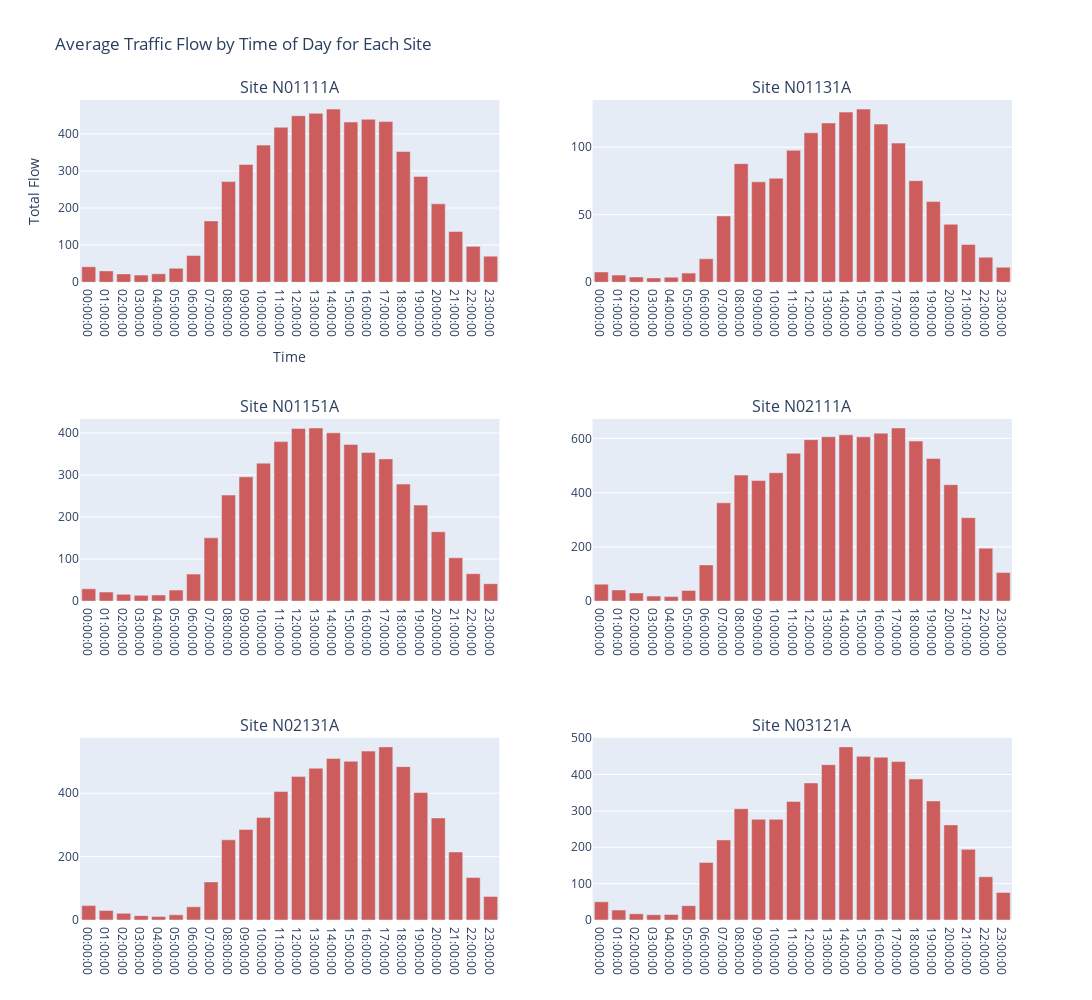

Notebook cell for this chart:
### Code cell
import plotly.graph_objects as go
from plotly.subplots import make_subplots

# Get unique sites
sites = hourly_flow_by_site['site'].unique()

# Create a subplot with 2 plots per row
fig = make_subplots(rows=(len(sites) + 1) // 2, cols=2, 
                    subplot_titles=[f'Site {site}' for site in sites])

# Loop through each site and add to the subplot
for i, site in enumerate(sites):
    site_data = hourly_flow_by_site[hourly_flow_by_site['site'] == site]  # Filter data for each site
    
    row = i // 2 + 1  # Calculate row index (1-based)
    col = i % 2 + 1   # Calculate column index (1-based)
    
    # Add the bar chart to the subplot
    fig.add_trace(go.Bar(x=site_data['time'].astype(str), 
                         y=site_data['flow'],
                         marker_color='indianred',
                         showlegend=False),
                  row=row, col=col)

# Update the layout
fig.update_layout(height=1000, width=1500, 
                  title_text="Average Traffic Flow by Time of Day for Each Site",
                  xaxis_title="Time", yaxis_title="Total Flow")

# Show the figure
fig.show()

### Figure 1 — Plotly figure (JSON) as saved in the notebook; plotly's stock layout.template omitted (floating-point values rounded to 4 significant figures)
{"data": [{"marker": {"color": "indianred"}, "showlegend": false, "type": "bar", "x": ["00:00:00", "01:00:00", "02:00:00", "03:00:00", "04:00:00", "05:00:00", "06:00:00", "07:00:00", "08:00:00", "09:00:00", "10:00:00", "11:00:00", "12:00:00", "13:00:00", "14:00:00", "15:00:00", "16:00:00", "17:00:00", "18:00:00", "19:00:00", "20:00:00", "21:00:00", "22:00:00", "23:00:00"], "xaxis": "x", "y": [41.61, 30.53, 22.37, 19.22, 22.82, 37.59, 71.87, 165.2, 271.3, 317.3, 369.5, 417.6, 448.7, 455.1, 466.5, 431.8, 439.1, 433.0, 352.4, 285.0, 211.3, 136.9, 96.64, 70.27], "yaxis": "y"}, {"marker": {"color": "indianred"}, "showlegend": false, "type": "bar", "x": ["00:00:00", "01:00:00", "02:00:00", "03:00:00", "04:00:00", "05:00:00", "06:00:00", "07:00:00", "08:00:00", "09:00:00", "10:00:00", "11:00:00", "12:00:00", "13:00:00", "14:00:00", "15:00:00", "16:00:00", "17:00:00", "18:00:00", "19:00:00", "20:00:00", "21:00:00", "22:00:00", "23:00:00"], "xaxis": "x2", "y": [7.583, 5.286, 3.9, 3.212, 3.731, 6.752, 17.34, 49.09, 87.77, 74.32, 76.99, 97.67, 110.6, 117.9, 125.9, 128.2, 117.1, 103.0, 75.19, 59.69, 42.91, 27.95, 18.54, 11.11], "yaxis": "y2"}, {"marker": {"color": "indianred"}, "showlegend": false, "type": "bar", "x": ["00:00:00", "01:00:00", "02:00:00", "03:00:00", "04:00:00", "05:00:00", "06:00:00", "07:00:00", "08:00:00", "09:00:00", "10:00:00", "11:00:00", "12:00:00", "13:00:00", "14:00:00", "15:00:00", "16:00:00", "17:00:00", "18:00:00", "19:00:00", "20:00:00", "21:00:00", "22:00:00", "23:00:00"], "xaxis": "x3", "y": [29.24, 21.53, 16.03, 13.66, 14.53, 26.33, 64.22, 150.4, 252.2, 295.5, 328.1, 379.2, 410.6, 411.6, 400.0, 372.6, 353.2, 338.1, 278.3, 228.3, 165.0, 103.0, 65.27, 41.42], "yaxis": "y3"}, {"marker": {"color": "indianred"}, "showlegend": false, "type": "bar", "x": ["00:00:00", "01:00:00", "02:00:00", "03:00:00", "04:00:00", "05:00:00", "06:00:00", "07:00:00", "08:00:00", "09:00:00", "10:00:00", "11:00:00", "12:00:00", "13:00:00", "14:00:00", "15:00:00", "16:00:00", "17:00:00", "18:00:00", "19:00:00", "20:00:00", "21:00:00", "22:00:00", "23:00:00"], "xaxis": "x4", "y": [62.54, 41.14, 30.25, 18.57, 16.69, 39.5, 133.4, 362.3, 464.7, 444.6, 473.2, 545.1, 595.2, 606.0, 613.3, 605.5, 619.0, 638.1, 589.9, 525.5, 429.2, 307.6, 195.2, 105.2], "yaxis": "y4"}, {"marker": {"color": "indianred"}, "showlegend": false, "type": "bar", "x": ["00:00:00", "01:00:00", "02:00:00", "03:00:00", "04:00:00", "05:00:00", "06:00:00", "07:00:00", "08:00:00", "09:00:00", "10:00:00", "11:00:00", "12:00:00", "13:00:00", "14:00:00", "15:00:00", "16:00:00", "17:00:00", "18:00:00", "19:00:00", "20:00:00", "21:00:00", "22:00:00", "23:00:00"], "xaxis": "x5", "y": [45.39, 30.26, 20.98, 13.81, 10.8, 16.21, 41.59, 120.2, 252.9, 285.7, 323.1, 405.3, 452.6, 479.0, 509.7, 500.7, 532.9, 546.2, 484.0, 402.3, 322.0, 214.7, 134.2, 74.45], "yaxis": "y5"}, {"marker": {"color": "indianred"}, "showlegend": false, "type": "bar", "x": ["00:00:00", "01:00:00", "02:00:00", "03:00:00", "04:00:00", "05:00:00", "06:00:00", "07:00:00", "08:00:00", "09:00:00", "10:00:00", "11:00:00", "12:00:00", "13:00:00", "14:00:00", "15:00:00", "16:00:00", "17:00:00", "18:00:00", "19:00:00", "20:00:00", "21:00:00", "22:00:00", "23:00:00"], "xaxis": "x6", "y": [50.03, 27.27, 17.21, 14.49, 15.11, 39.39, 158.2, 220.1, 306.0, 276.7, 276.7, 326.0, 376.7, 427.0, 475.9, 450.0, 447.6, 435.4, 387.7, 327.3, 261.5, 194.2, 118.8, 75.77], "yaxis": "y6"}], "layout": {"annotations": [{"font": {"size": 16}, "showarrow": false, "text": "Site N01111A", "x": 0.225, "xanchor": "center", "xref": "paper", "y": 1, "yanchor": "bottom", "yref": "paper"}, {"font": {"size": 16}, "showarrow": false, "text": "Site N01131A", "x": 0.775, "xanchor": "center", "xref": "paper", "y": 1, "yanchor": "bottom", "yref": "paper"}, {"font": {"size": 16}, "showarrow": false, "text": "Site N01151A", "x": 0.225, "xanchor": "center", "xref": "paper", "y": 0.6111, "yanchor": "bottom", "yref": "paper"}, {"font": {"size": 16}, "showarrow": false, "text": "Site N02111A", "x": 0.775, "xanchor": "center", "xref": "paper", "y": 0.6111, "yanchor": "bottom", "yref": "paper"}, {"font": {"size": 16}, "showarrow": false, "text": "Site N02131A", "x": 0.225, "xanchor": "center", "xref": "paper", "y": 0.2222, "yanchor": "bottom", "yref": "paper"}, {"font": {"size": 16}, "showarrow": false, "text": "Site N03121A", "x": 0.775, "xanchor": "center", "xref": "paper", "y": 0.2222, "yanchor": "bottom", "yref": "paper"}], "height": 1000, "title": {"text": "Average Traffic Flow by Time of Day for Each Site"}, "width": 1500, "xaxis": {"anchor": "y", "domain": [0, 0.45], "title": {"text": "Time"}}, "xaxis2": {"anchor": "y2", "domain": [0.55, 1]}, "xaxis3": {"anchor": "y3", "domain": [0, 0.45]}, "xaxis4": {"anchor": "y4", "domain": [0.55, 1]}, "xaxis5": {"anchor": "y5", "domain": [0, 0.45]}, "xaxis6": {"anchor": "y6", "domain": [0.55, 1]}, "yaxis": {"anchor": "x", "domain": [0.7778, 1], "title": {"text": "Total Flow"}}, "yaxis2": {"anchor": "x2", "domain": [0.7778, 1]}, "yaxis3": {"anchor": "x3", "domain": [0.3889, 0.6111]}, "yaxis4": {"anchor": "x4", "domain": [0.3889, 0.6111]}, "yaxis5": {"anchor": "x5", "domain": [0, 0.2222]}, "yaxis6": {"anchor": "x6", "domain": [0, 0.2222]}}}
